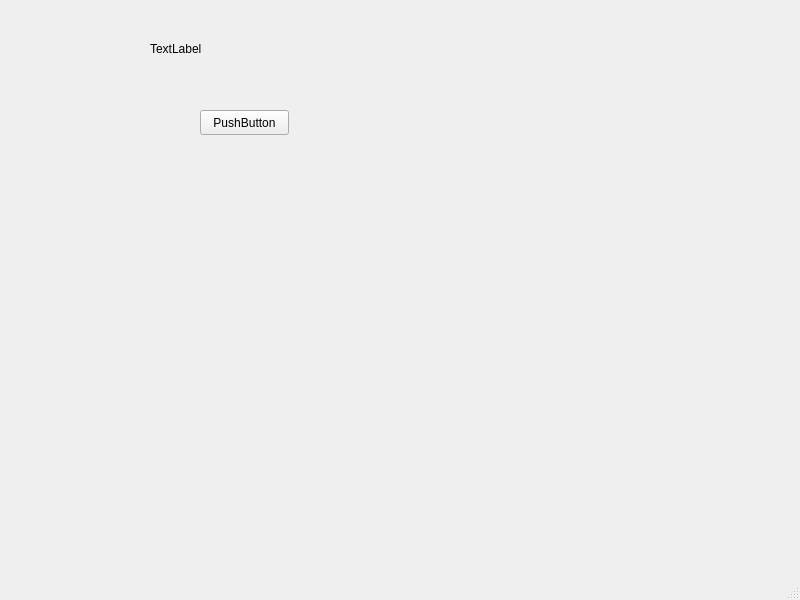
<?xml version="1.0" encoding="UTF-8"?>
<ui version="4.0">
 <class>MainWindow</class>
 <widget class="QMainWindow" name="MainWindow">
  <property name="geometry">
   <rect>
    <x>0</x>
    <y>0</y>
    <width>800</width>
    <height>600</height>
   </rect>
  </property>
  <property name="windowTitle">
   <string>MainWindow</string>
  </property>
  <widget class="QWidget" name="centralwidget">
   <widget class="QPushButton" name="pushButton">
    <property name="geometry">
     <rect>
      <x>200</x>
      <y>110</y>
      <width>89</width>
      <height>25</height>
     </rect>
    </property>
    <property name="text">
     <string>PushButton</string>
    </property>
   </widget>
   <widget class="QLabel" name="mylabel">
    <property name="geometry">
     <rect>
      <x>150</x>
      <y>40</y>
      <width>67</width>
      <height>17</height>
     </rect>
    </property>
    <property name="text">
     <string>TextLabel</string>
    </property>
   </widget>
  </widget>
  <widget class="QMenuBar" name="menubar">
   <property name="geometry">
    <rect>
     <x>0</x>
     <y>0</y>
     <width>800</width>
     <height>22</height>
    </rect>
   </property>
  </widget>
  <widget class="QStatusBar" name="statusbar"/>
 </widget>
 <resources/>
 <connections/>
</ui>
